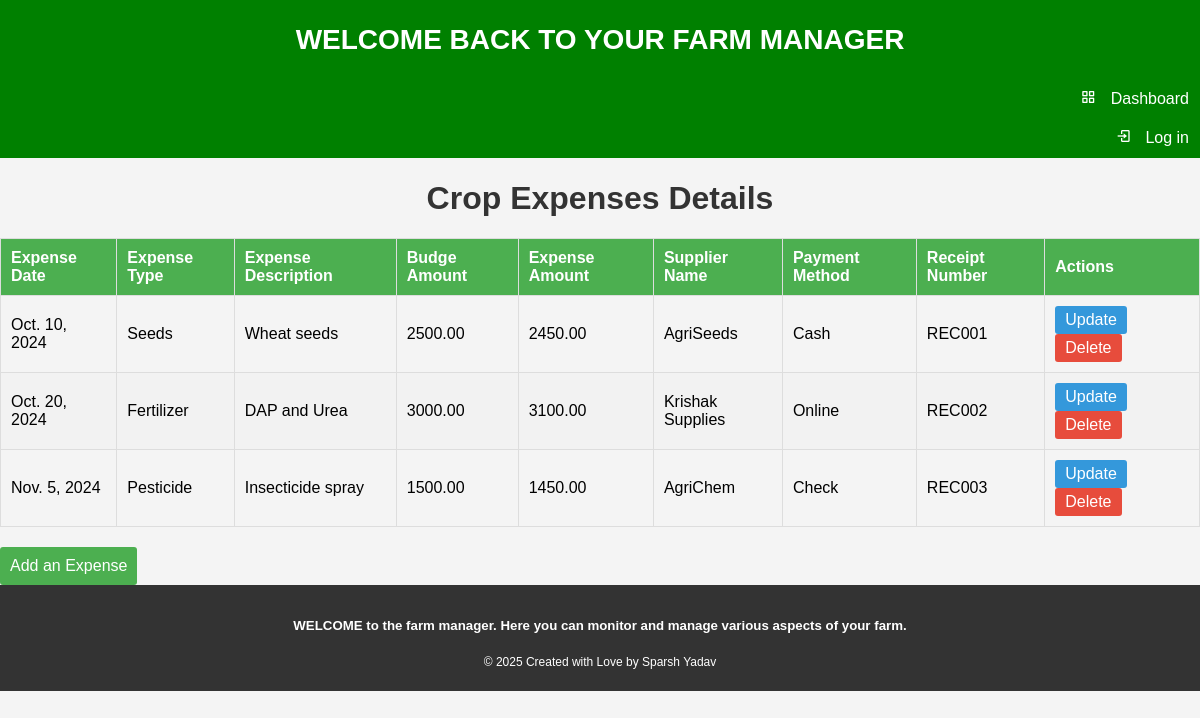
Page /show_cropexpenses/2001/ on the committed database.
### homepage/models.py (models this page shows)
class Crop_expenses(models.Model):
    crops=models.ForeignKey(Crops,on_delete=models.CASCADE)
    Expense_date=models.DateField(help_text='m/d/y')
    Expense_type=models.CharField(max_length=20)
    Expense_description=models.TextField()
    Budget= models.DecimalField(max_digits=10,decimal_places=2,default=0)
    Expense_amount=models.DecimalField(max_digits=10,decimal_places=2,default=0)
    Supplier=models.CharField(max_length=20)
    Payment_method=models.CharField(max_length=10)
    Receipt_number=models.CharField(max_length=20)
    class Meta:
        db_table="Crop_expenses"

### homepage/views.py (the view)
# urls.py: path('show_cropexpenses/<int:Cid>/', Show_crop_expenses, name='show-cropexpenses'),
def Show_crop_expenses(request,Cid):
    crops=get_object_or_404(Crops,Cid=Cid)
    expenses=Crop_expenses.objects.filter(crops=crops)
    return render(request,'homepage/showcropexpenses.html',{'crops':crops,'expenses':expenses})

### homepage/templates/homepage/showcropexpenses.html (shortened to what this page needs)
{%extends 'homepage/base.html' %} {% block content %}
<head>
</head>
<body>
  <h1>Crop Expenses Details</h1>
  <table>
    <thead>
      <tr>
        <th>Expense Date</th>
        <th>Expense Type</th>
        <th>Expense Description</th>
        <th>Budge Amount</th>
        <th>Expense Amount</th>
        <th>Supplier Name</th>
        <th>Payment Method</th>
        <th>Receipt Number</th>
        <th>Actions</th>
      </tr>
    </thead>
    <tbody>
      {% for expense in expenses %}
      <tr>
        <td>{{ expense.Expense_date }}</td>
        <td>{{ expense.Expense_type }}</td>
        <td>{{ expense.Expense_description }}</td>
        <td>{{ expense.Budget }}</td>
        <td>{{ expense.Expense_amount }}</td>
        <td>{{ expense.Supplier }}</td>
        <td>{{ expense.Payment_method }}</td>
        <td>{{ expense.Receipt_number }}</td>
        <td>
          <a
            href="{%url 'homepage:update-cropexpenses' Cid=crops.Cid Expense_date=expense.Expense_date|date:'Y-m-d' %}"
            class="update-link"
            >Update</a
          >
          <a
            href="{%url 'homepage:delete-cropexpenses' Cid=crops.Cid Expense_date=expense.Expense_date|date:'Y-m-d' %}"
            class="delete-link"
            >Delete</a
          >
        </td>
      </tr>
      {% endfor %}
    </tbody>
  </table>
  <a
    href="{% url 'homepage:add-cropexpenses' Cid=crops.Cid %}"
    class="add-button"
    >Add an Expense</a
  >
</body>
{%endblock%}

### homepage/templates/homepage/showcropexpenses.html (style rules this page uses)
body { font-family: Arial, sans-serif; background-color: #f4f4f4; margin: 0; padding: 0; }
h1 { color: #333; text-align: center; }
table { width: 100%; border-collapse: collapse; margin-top: 20px; }
th, td { border: 1px solid #ddd; padding: 10px; text-align: left; }
th { background-color: #4caf50; color: white; }
tr:nth-child(even) { background-color: #f2f2f2; }
.update-link, .delete-link { display: inline-block; padding: 5px 10px; text-decoration: none; color: #fff; border-radius: 3px; margin-right: 5px; }
.update-link { background-color: #3498db; }
.delete-link { background-color: #e74c3c; }
.add-button { display: inline-block; padding: 10px; background-color: #4caf50; color: white; text-decoration: none; border-radius: 3px; margin-top: 20px; }

### rows in the picture
Crop_expenses: Expense_date "Oct. 10, 2024", Expense_type "Seeds", Expense_description "Wheat seeds", Budget "2500.00", Expense_amount "2450.00", Supplier "AgriSeeds", Payment_method "Cash", Receipt_number "REC001"
Crop_expenses: Expense_date "Oct. 20, 2024", Expense_type "Fertilizer", Expense_description "DAP and Urea", Budget "3000.00", Expense_amount "3100.00", Supplier "Krishak Supplies", Payment_method "Online", Receipt_number "REC002"
Crop_expenses: Expense_date "Nov. 5, 2024", Expense_type "Pesticide", Expense_description "Insecticide spray", Budget "1500.00", Expense_amount "1450.00", Supplier "AgriChem", Payment_method "Check", Receipt_number "REC003"
